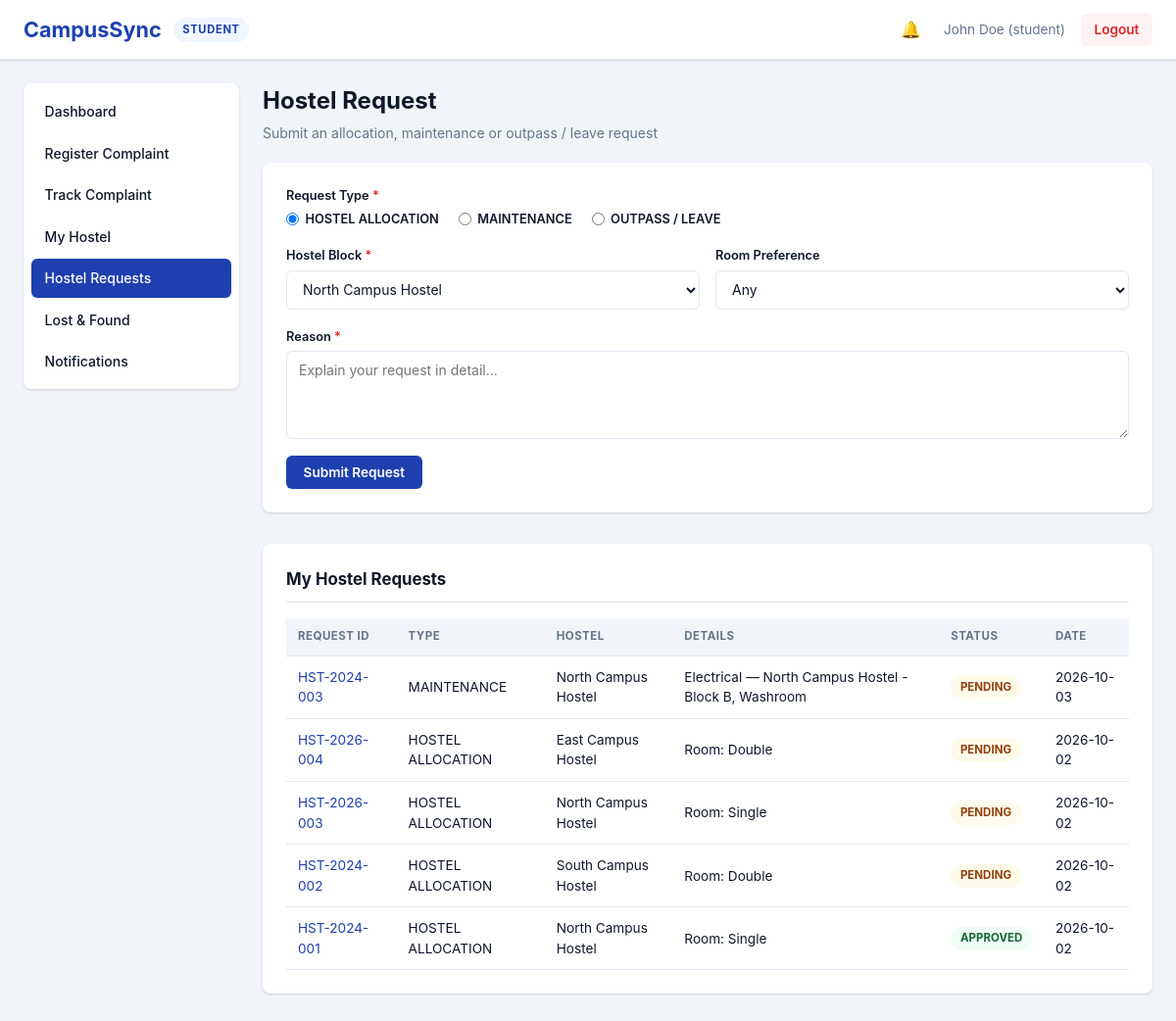
The page /student/hostel-request (signed in) on the database as committed earlier.
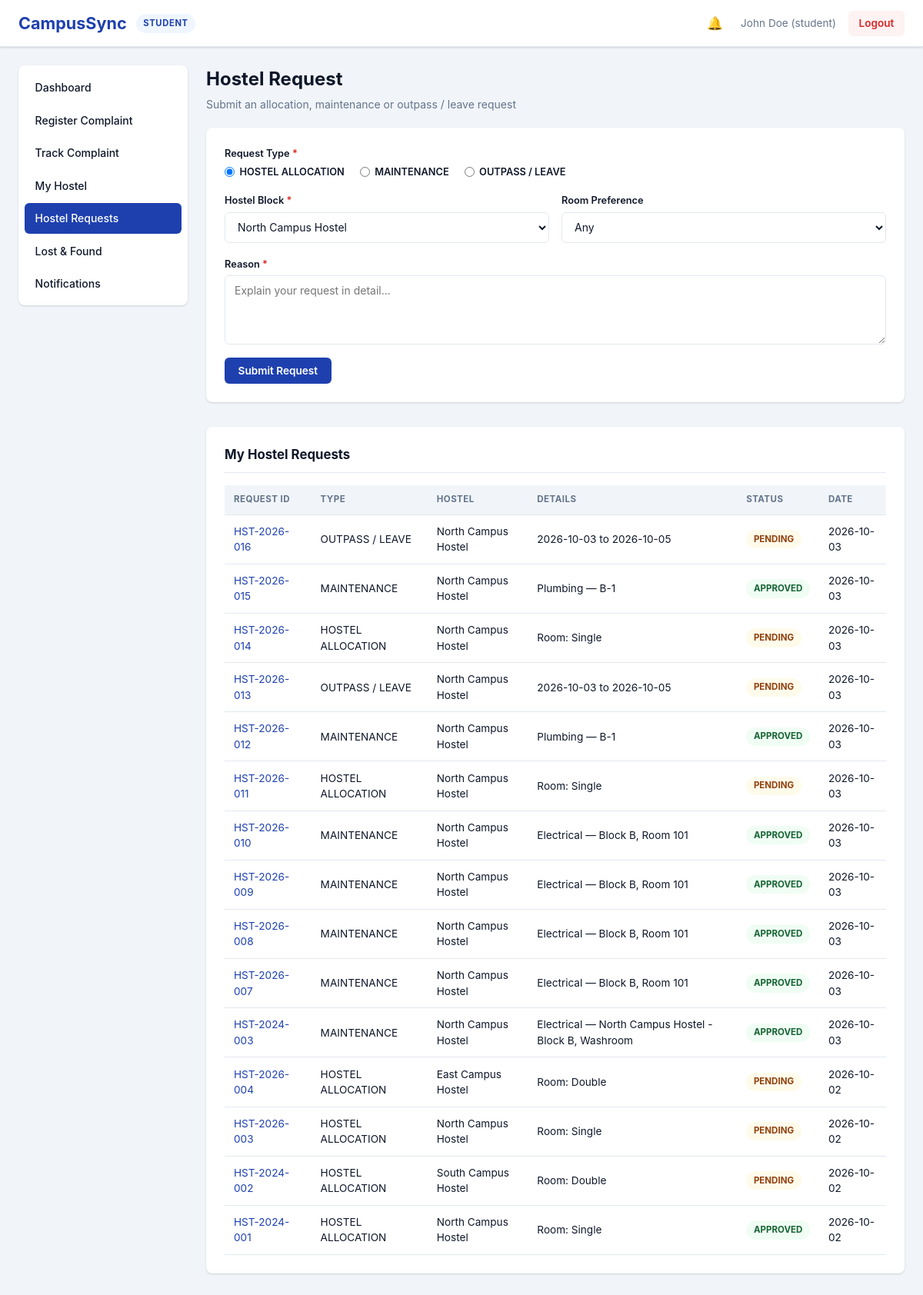
The same page on the database as committed later.
### models.py (models this page shows, shortened)
class HostelRequest(db.Model):
    __tablename__ = 'hostel_requests'
    id = db.Column(db.Integer, primary_key=True)
    request_id = db.Column(db.String(20), unique=True, nullable=False)
    student_id = db.Column(db.Integer, db.ForeignKey('users.id'), nullable=False)
    hostel_name = db.Column(db.String(100), nullable=False)
    room_preference = db.Column(db.String(50), nullable=False)
    reason = db.Column(db.Text, nullable=False)
    status = db.Column(db.String(20), default='Pending')
    created_at = db.Column(db.DateTime, default=datetime.utcnow)
    updated_at = db.Column(db.DateTime, default=datetime.utcnow, onupdate=datetime.utcnow)
    hostel_block_id = db.Column(db.Integer, db.ForeignKey('hostel_blocks.id'), nullable=True)
    request_type = db.Column(db.String(40), default=REQ_ALLOCATION)
    issue_type = db.Column(db.String(60))       # maintenance issue type
    location = db.Column(db.String(120))        # maintenance location
    start_date = db.Column(db.Date)             # outpass
    end_date = db.Column(db.Date)               # outpass
    warden_comment = db.Column(db.Text)
    clarification_note = db.Column(db.Text)
    decided_by_id = db.Column(db.Integer, db.ForeignKey('users.id'), nullable=True)
    decided_at = db.Column(db.DateTime)
    block = db.relationship('HostelBlock', lazy=True)
    decided_by = db.relationship('User', foreign_keys=[decided_by_id], lazy=True)

### routes/student.py (the view, shortened to what this page needs)
@student_bp.route('/hostel-request', methods=['GET', 'POST'])
@student_required
def hostel_request():
    blocks = active_blocks()
    allocation = my_allocation()
    default_block_id = allocation.block.id if allocation else None
    requests = HostelRequest.query.filter_by(student_id=session['user_id']).order_by(
        HostelRequest.created_at.desc()).all()
    return render_template('student/hostel_request.html', blocks=blocks,
                           request_types=HOSTEL_REQUEST_TYPES,
                           default_block_id=default_block_id, requests=requests,
                           form={})

### routes/student.py (called while the page is built)
def active_blocks():
    return HostelBlock.query.filter_by(is_active=True).order_by(HostelBlock.name).all()

def my_allocation():
    return RoomAllocation.query.filter_by(student_id=session['user_id'], is_active=True).first()

### security.py (called while the page is built)
def current_user():
    user_id = session.get('user_id')
    if not user_id:
        return None
    return db.session.get(User, user_id)

### templates/student/hostel_request.html (shortened to what this page needs)
{% extends 'base.html' %}
{% block content %}
<div class='page-container'>
    <div class='page-header'>
        <h2>Hostel Request</h2>
        <p>Submit an allocation, maintenance or outpass / leave request</p>
    </div>
    <form method='POST' class='form-card' style='margin-bottom: 2rem;' novalidate>
        <div class='form-group'>
            <label>Request Type <span class='required'>*</span></label>
            <div class='radio-group'>
                {% for rt in request_types %}
                <label class='radio-label'>
                    <input type='radio' name='request_type' value='{{ rt }}'
                           data-requires='{{ "maintenance" if rt == "MAINTENANCE" else ("outpass" if rt == "OUTPASS / LEAVE" else "") }}'
                           {% if form.get('request_type', 'HOSTEL ALLOCATION') == rt %}checked{% endif %}>
                    {{ rt }}
                </label>
                {% endfor %}
            </div>
        </div>
        <div class='form-row'>
            <div class='form-group'>
                <label for='hostel_block_id'>Hostel Block <span class='required'>*</span></label>
                <select id='hostel_block_id' name='hostel_block_id'>
                    {% for b in blocks %}
                    <option value='{{ b.id }}' {% if form.get('hostel_block_id', default_block_id|string) == b.id|string %}selected{% endif %}>{{ b.name }}</option>
                    {% endfor %}
                </select>
            </div>
            <div class='form-group' data-section='allocation'>
                <label for='room_preference'>Room Preference</label>
                <select id='room_preference' name='room_preference'>
                    <option value='Any'>Any</option>
                </select>
            </div>
        </div>
        <div class='form-group'>
            <label for='reason'>Reason <span class='required'>*</span></label>
            <textarea id='reason' name='reason' rows='4' maxlength='1000'
                      placeholder='Explain your request in detail...'
                      >{{ form.get('reason', '') }}</textarea>
        </div>
        <button type='submit' class='btn btn-primary'>Submit Request</button>
    </form>
    <div class='table-card'>
        <h3>My Hostel Requests</h3>
        {% if requests %}
        <div class='table-responsive'>
            <table class='data-table'>
                <thead>
                    <tr>
                        <th>Request ID</th>
                        <th>Type</th>
                        <th>Hostel</th>
                        <th>Details</th>
                        <th>Status</th>
                        <th>Date</th>
                    </tr>
                </thead>
                <tbody>
                    {% for req in requests %}
                    <tr>
                        <td><a href='{{ url_for('student.hostel_request_detail', req_pk=req.id) }}'>{{ req.request_id }}</a></td>
                        <td>{{ req.request_type or 'HOSTEL ALLOCATION' }}</td>
                        <td>{{ req.hostel_name }}</td>
                        <td>
                            {% if req.request_type == 'MAINTENANCE' %}
                                {{ req.issue_type }} — {{ req.location }}
                            {% elif req.request_type == 'OUTPASS / LEAVE' %}
                                {{ req.start_date }} to {{ req.end_date }}
                            {% else %}
                                Room: {{ req.room_preference }}
                            {% endif %}
                        </td>
                        <td><span class='status-badge status-{{ req.status|lower|replace(' ', '-') }}'>{{ req.status }}</span></td>
                        <td>{{ req.created_at.strftime('%Y-%m-%d') if req.created_at else 'N/A' }}</td>
                    </tr>
                    {% endfor %}
                </tbody>
            </table>
        </div>
        {% else %}
        <p class='empty-state'>No hostel requests found.</p>
        {% endif %}
    </div>
</div>
{% endblock %}

Rows that differ between the two databases and show on the page:
added HostelRequest: request_id "HST-2026-016", request_type "OUTPASS / LEAVE", hostel_name "North Campus Hostel", start_date "2026-10-03", end_date "2026-10-05", status "PENDING", created_at "2026-10-03"
added HostelRequest: request_id "HST-2026-015", request_type "MAINTENANCE", hostel_name "North Campus Hostel", issue_type "Plumbing", location "B-1", status "APPROVED", created_at "2026-10-03"
added HostelRequest: request_id "HST-2026-014", request_type "HOSTEL ALLOCATION", hostel_name "North Campus Hostel", room_preference "Single", status "PENDING", created_at "2026-10-03"
added HostelRequest: request_id "HST-2026-013", request_type "OUTPASS / LEAVE", hostel_name "North Campus Hostel", start_date "2026-10-03", end_date "2026-10-05", status "PENDING", created_at "2026-10-03"
added HostelRequest: request_id "HST-2026-012", request_type "MAINTENANCE", hostel_name "North Campus Hostel", issue_type "Plumbing", location "B-1", status "APPROVED", created_at "2026-10-03"
added HostelRequest: request_id "HST-2026-011", request_type "HOSTEL ALLOCATION", hostel_name "North Campus Hostel", room_preference "Single", status "PENDING", created_at "2026-10-03"
added HostelRequest: request_id "HST-2026-010", request_type "MAINTENANCE", hostel_name "North Campus Hostel", issue_type "Electrical", location "Block B, Room 101", status "APPROVED", created_at "2026-10-03"
added HostelRequest: request_id "HST-2026-009", request_type "MAINTENANCE", hostel_name "North Campus Hostel", issue_type "Electrical", location "Block B, Room 101", status "APPROVED", created_at "2026-10-03"
added HostelRequest: request_id "HST-2026-008", request_type "MAINTENANCE", hostel_name "North Campus Hostel", issue_type "Electrical", location "Block B, Room 101", status "APPROVED", created_at "2026-10-03"
added HostelRequest: request_id "HST-2026-007", request_type "MAINTENANCE", hostel_name "North Campus Hostel", issue_type "Electrical", location "Block B, Room 101", status "APPROVED", created_at "2026-10-03"
changed HostelRequest "HST-2024-003": status "PENDING" → "APPROVED"
